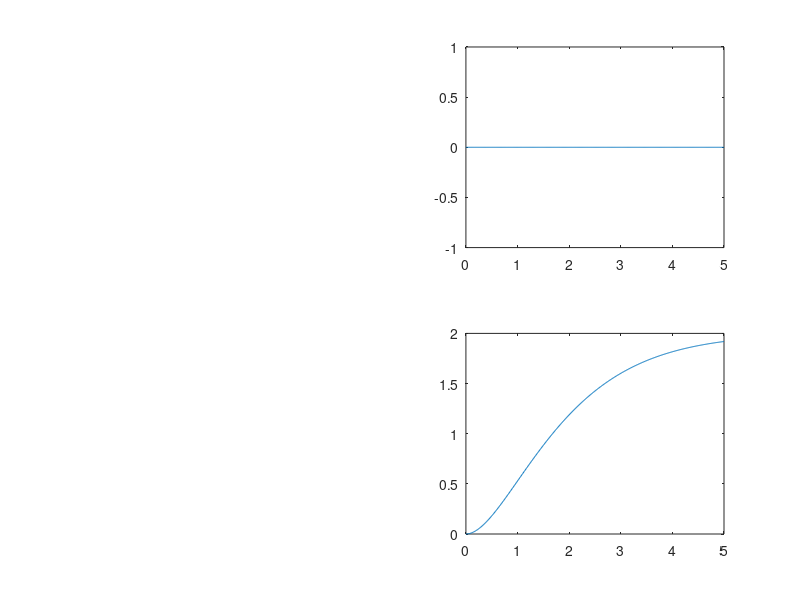

Write the MATLAB code that produced this figure.
clc
F=[1 0;-1 -1];
C=[0; 1];
H=[1 2];
D=[0];

sys = ss(F,C,H,D);
T=0:0.01:5;

I=step(sys,T);

[y1,T,x1]=lsim(sys,I,T,[0;0]);
[y2,T,x2]=lsim(sys,I,T,[0;0]);

subplot(2,1,1);plot(T,x1);
subplot(2,1,2);plot(T,x2);
subplot(2,2,2);plot(T,x2(:,1));
subplot(2,2,4);plot(T,x2(:,2));